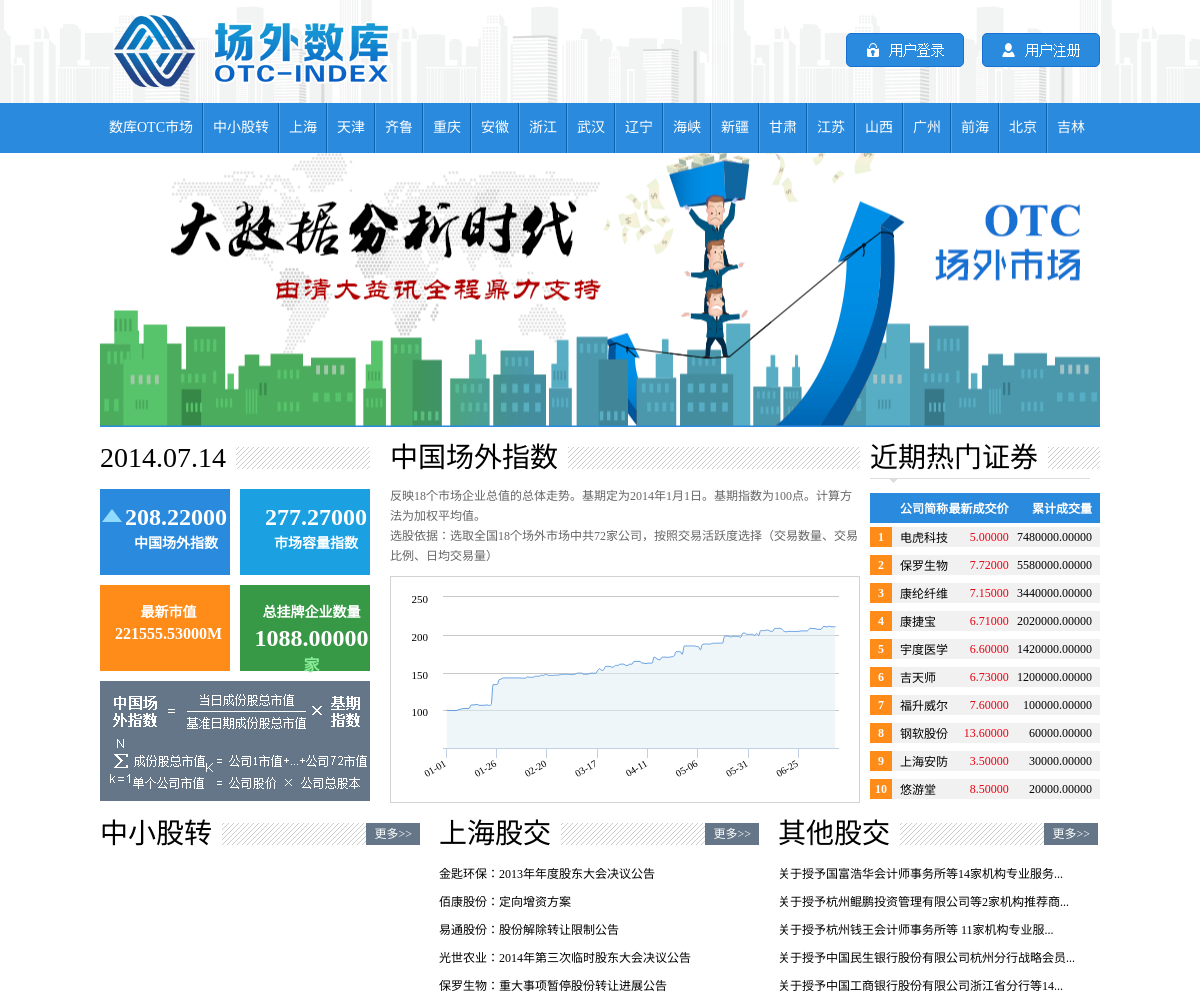
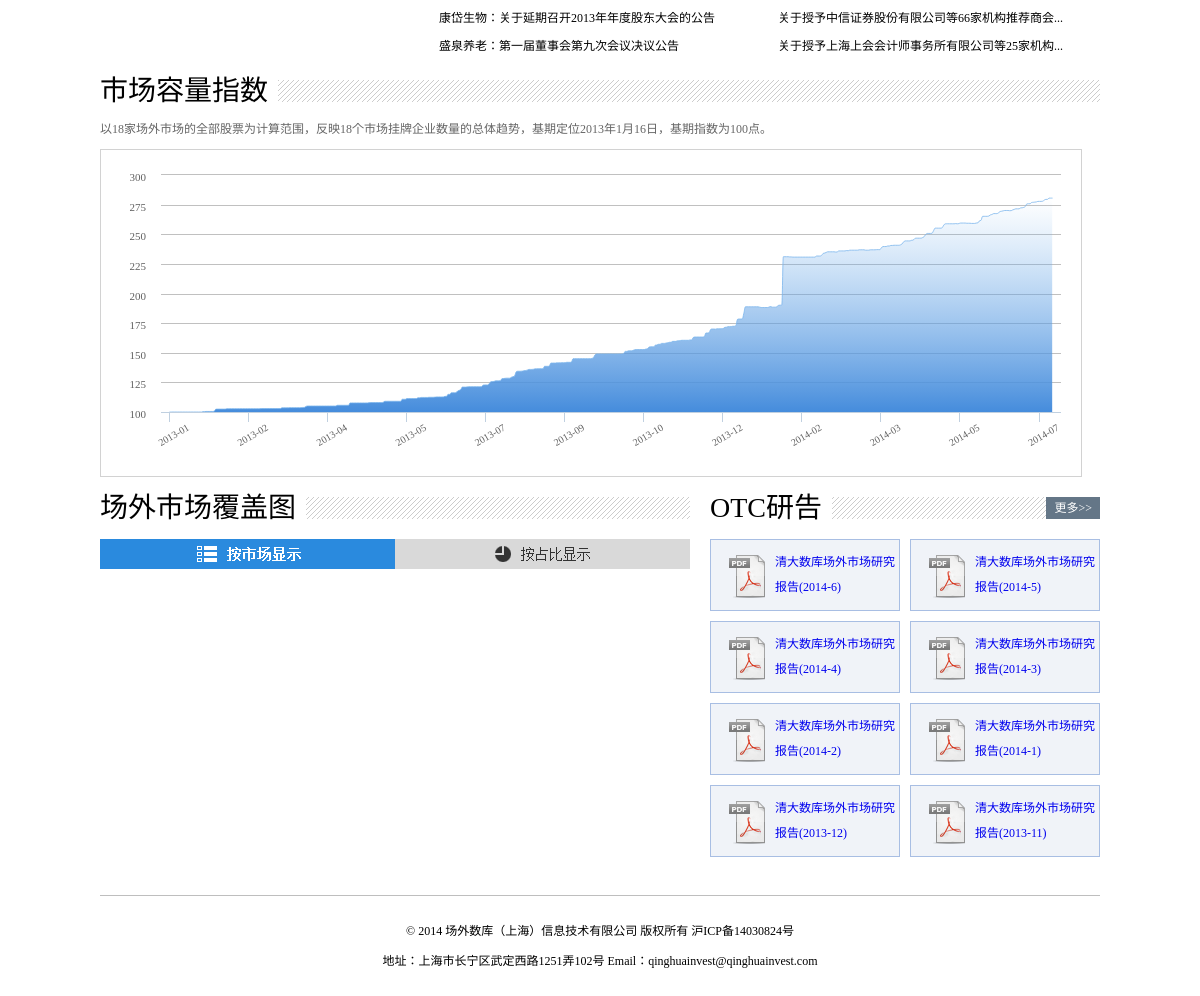
The app's page /, older data (2 pictures, top to bottom).
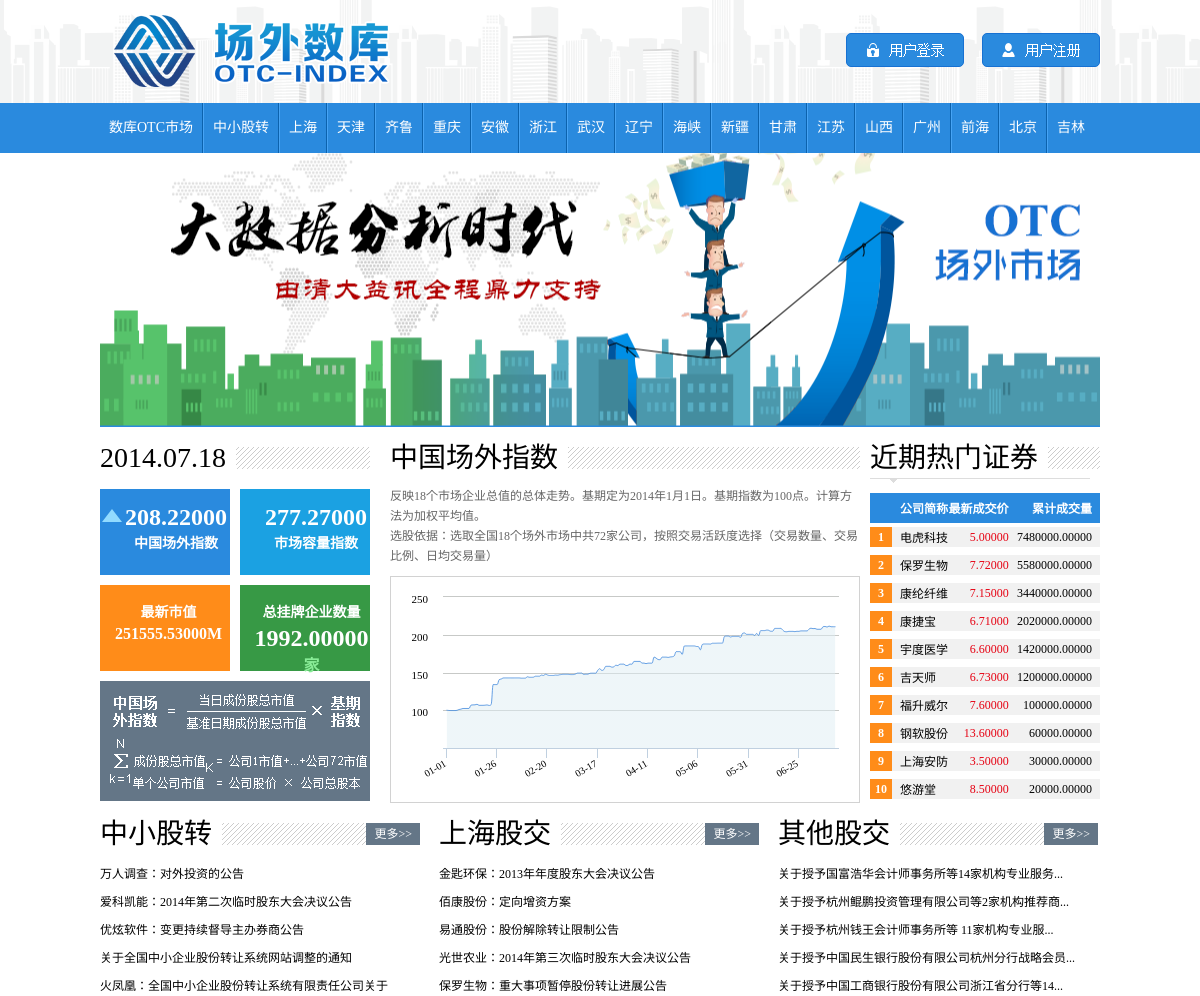
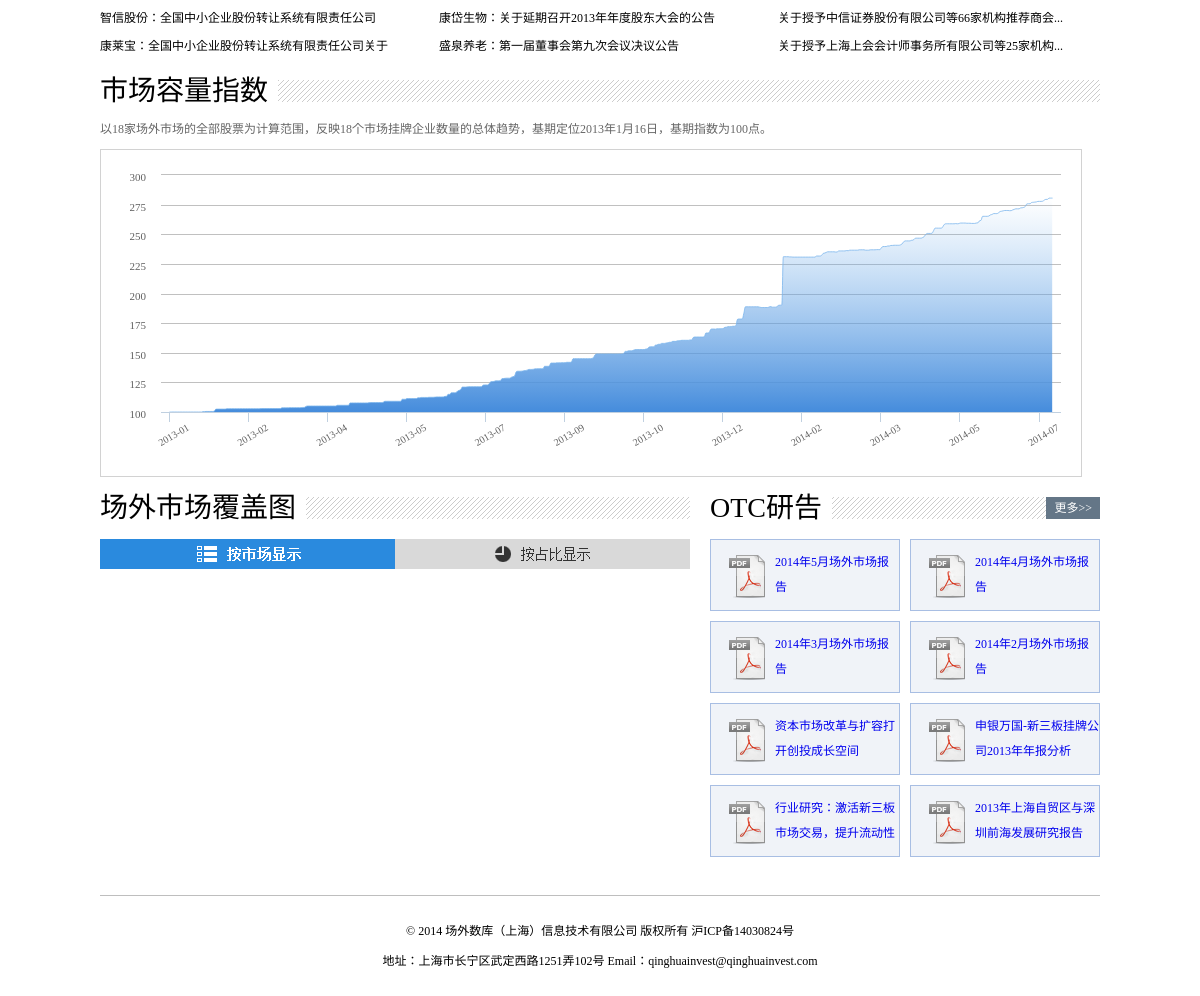
The same page, newer data (2 pictures, top to bottom).
### otc/models.py (models this page shows, shortened)
class otc_base(models.Model):
	base_date = models.DateField(verbose_name='日期')
	base_index = models.DecimalField(max_digits=15,decimal_places=5,verbose_name="成分指数")
	base_company_index =models.DecimalField(max_digits=15,decimal_places=5,verbose_name="市场容量指数")
	base_trans = models.DecimalField(max_digits=15,decimal_places=5,verbose_name="最新市值")
	base_company = models.DecimalField(max_digits=15,decimal_places=5,verbose_name="总挂牌企业数量")
	class Meta:
		verbose_name = "基础数据"
		verbose_name_plural = "基础数据"

class otc_hot(models.Model):
	hot_sort = models.IntegerField(default=0,verbose_name="热度")
	hot_company = models.CharField(max_length=30,verbose_name="公司简称")
	hot_trans = models.DecimalField(max_digits=15,decimal_places=5,verbose_name="最新成交价")
	hot_sum_trans = models.DecimalField(max_digits=15,decimal_places=5,verbose_name="累计成交量")
	class Meta:
		verbose_name = '近期热门证券'
		verbose_name_plural = '热门证券'

class otc_new(models.Model):
	new_region = models.ForeignKey(region,verbose_name='市场')
	new_code = models.CharField(max_length = 30,verbose_name='编号')
	new_title = models.CharField(max_length = 100,verbose_name='标题')
	new_url = models.CharField(max_length = 300,verbose_name='URL')
	new_date = models.DateField(verbose_name='公布日期')
	class Meta:
		verbose_name = 'OTC公告'
		verbose_name_plural = 'OTC公告'

class otc_study(models.Model):
	stu_code = models.CharField(max_length = 30,verbose_name='编号')
	stu_title = models.CharField(max_length = 100,verbose_name='标题')
	stu_url = models.FileField(verbose_name='文件',upload_to='pdf')
	stu_date = models.DateField(verbose_name='日期')
	class Meta:
		verbose_name = 'OTC研告'
		verbose_name_plural = 'OTC研告'

### otc/views.py (the view)
# urls.py: url(r'^$', views.index, name='index'),
def index(request):
	otc_new_list_sanban = otc_new.objects.filter(new_region__reg_name__exact='中小股转').order_by('-id')[:7]
	otc_new_list_shanghai = otc_new.objects.filter(new_region__reg_name__exact='上海').order_by('-id')[:7]
	otc_new_list_other = otc_new.objects.exclude(new_region__reg_name__exact='上海').exclude(new_region__reg_name__exact='中小股转').order_by('-id')[:7]
	otc_hot_list = otc_hot.objects.order_by('-hot_sum_trans')[:10]
	otc_study_list = otc_study.objects.order_by('stu_date')[:8]
	otc_base_last = otc_base.objects.order_by('base_date')[:1]
	context = {'otc_base_last':otc_base_last[0],'otc_new_list_sanban':otc_new_list_sanban,'otc_new_list_shanghai':otc_new_list_shanghai,'otc_new_list_other':otc_new_list_other,'otc_hot_list':otc_hot_list,'otc_study_list':otc_study_list}
	return render(request,'otc/index.html',context)

### templates/otc/index.html (shortened to what the changed rows need)
{% extends "otc/base.html" %}
{% load staticfiles %}
{% block body_block %}
<div class="wrap level1">
	<div class="left news">
    	<div class="titlebg">
        	<span class="title">{{otc_base_last.base_date|date:"Y.m.d"}}</span>
        </div>
        <div class="content">
        	<div class="left newblock zh">
            	<div style="left: 25px; position: absolute; top: 15px;">
            	<p class="fontsize1">{{otc_base_last.base_index}}</p>
                <p class="fontsize2">中国场外指数</p>
                </div>
            </div>
            <div class="left newblock gm">
            	<div style="left: 25px; position: absolute; top: 15px;">
            	<p class="fontsize1">{{otc_base_last.base_company_index}}</p>
                <p class="fontsize2">市场容量指数</p>
                </div>
            </div>
            <div class="left newblock zx">
            	<div style="left: 15px; position: absolute; top: 15px;">
            	<p class="fontsize2">最新市值</p>
                <p class="fontsize3">{{otc_base_last.base_trans}}M</p>
                </div>
            </div>
            <div class="left newblock zgp">
            	<div style="left: 13px; position: absolute; top: 15px;">
            	<p class="fontsize2">总挂牌企业数量</p>
                <p class="fontsize1">{{otc_base_last.base_company}}<span>家</span></p>
                </div>
            </div>
        </div>
    </div>
    <div class="right hots">
        <div class="content">
        	<table>
            	<tr><th></th><th class="tleft">公司简称</th><th class="tright">最新成交价</th><th class="tright">累计成交量</th></tr>
                {% for otc_hot in otc_hot_list%}
                    <tr><td>{{forloop.counter}}</td><td class="tleft">{{otc_hot.hot_company}}</td><td class="tright red">{{otc_hot.hot_trans}}</td><td class="tright">{{otc_hot.hot_sum_trans}}</td></tr>
                {% endfor %}
            </table>
        </div>
    </div>
</div>
<div class="wrap level2">
	<div class="left otc">
        <div class="content">
        	<ul>
                {% for news in otc_new_list_sanban%}
                    {% if news.new_title|length > 26 %}
                        <li><a href="{{news.new_url}}" target="_blank">{{news.new_title|slice:"24"}}...</a></li>
                    {% else %}
                        <li><a href="{{news.new_url}}" target="_blank">{{news.new_title}}</a></li>
                    {% endif %}
                {% endfor %}
            </ul>
        </div>
    </div>
    <div class="left otccenter">
        <div class="content">
            <ul>
                {% for news in otc_new_list_shanghai%}
                    {% if news.new_title|length > 26 %}
                        <li><a href="{{news.new_url}}" target="_blank">{{news.new_title|slice:"24"}}...</a></li>
                    {% else %}
                        <li><a href="{{news.new_url}}" target="_blank">{{news.new_title}}</a></li>
                    {% endif %}
                {% endfor %}
            </ul>
        </div>
    </div>
    <div class="left otc">
        <div class="content">
            <ul>
                {% for news in otc_new_list_other%}
                    {% if news.new_title|length > 26 %}
                        <li><a href="{{news.new_url}}" target="_blank">{{news.new_title|slice:"24"}}...</a></li>
                    {% else %}
                        <li><a href="{{news.new_url}}" target="_blank">{{news.new_title}}</a></li>
                    {% endif %}
                {% endfor %}
            </ul>
        </div>
    </div>
</div>
<div class="wrap level4">
    <div class="left otcreport">
        <div class="content">
        	<ul>
                {% for otc_study in otc_study_list %}
                    <li><p><a href="media/{{otc_study.stu_url}}">{{otc_study.stu_title}}</a></p></li>
                {% endfor %}
            </ul>
        </div>
    </div>
</div>
{% endblock %}

Row changes from the older to the newer data that the page shows:
changed otc_base: base_date "2014.07.14" → "2014.07.18"; base_trans "221555.53000" → "251555.53000"; base_company "1088.00000" → "1992.00000"
now on this page (row unchanged): otc_new: new_title "万人调查：对外投资的公告"
now on this page (row unchanged): otc_new: new_title "爱科凯能：2014年第二次临时股东大会决议公告"
now on this page (row unchanged): otc_new: new_title "优炫软件：变更持续督导主办券商公告"
now on this page (row unchanged): otc_new: new_title "关于全国中小企业股份转让系统网站调整的通知"
now on this page (row unchanged): otc_new: new_title "火凤凰：全国中小企业股份转让系统有限责任公司关于"
now on this page (row unchanged): otc_new: new_title "智信股份：全国中小企业股份转让系统有限责任公司"
now on this page (row unchanged): otc_new: new_title "康莱宝：全国中小企业股份转让系统有限责任公司关于"
changed otc_study: stu_title "清大数库场外市场研究报告(2014-6)" → "2014年5月场外市场报告"
changed otc_study: stu_title "清大数库场外市场研究报告(2014-5)" → "2014年4月场外市场报告"
changed otc_study: stu_title "清大数库场外市场研究报告(2014-4)" → "2014年3月场外市场报告"
changed otc_study: stu_title "清大数库场外市场研究报告(2014-3)" → "2014年2月场外市场报告"
changed otc_study: stu_title "清大数库场外市场研究报告(2014-2)" → "资本市场改革与扩容打开创投成长空间"
changed otc_study: stu_title "清大数库场外市场研究报告(2014-1)" → "申银万国-新三板挂牌公司2013年年报分析"
changed otc_study: stu_title "清大数库场外市场研究报告(2013-12)" → "行业研究：激活新三板市场交易，提升流动性"
changed otc_study: stu_title "清大数库场外市场研究报告(2013-11)" → "2013年上海自贸区与深圳前海发展研究报告"
